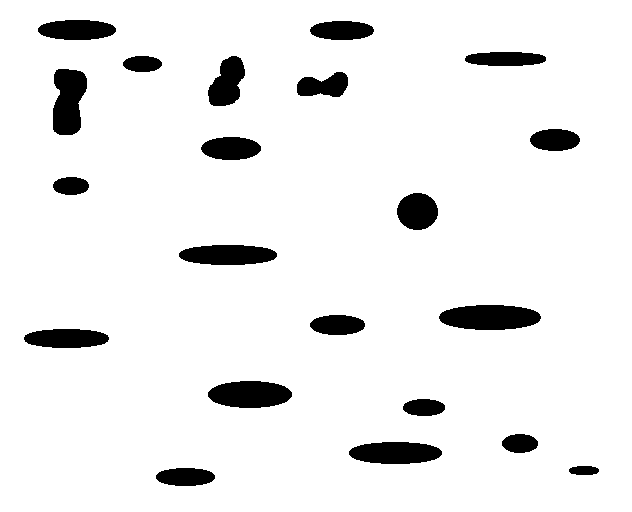
#> input picture Untitled.png, 632 x 512 px
$ python reprod.py
#> lines starting #> are read from the running program, lines starting #| are printed output that depends on the picture; after the words box and inside, x2 and y2 are one past the last pixel; in counts of white or black regions, pixels touching at a corner belong together
#> further down, img is the input picture: shape (512, 632, 3); 93% white; 21 black regions, largest, box (x1, y1, x2, y2) and area: (439, 305, 541, 330) 2053, (208, 381, 292, 408) 1802, (53, 69, 87, 135) 1764
#| <class 'numpy.ndarray'>
from init import *
def preprocess(img):
  # Pass the GRAY image to the function
  image = img.copy()

  # # To make image more suitable to detect contours(to increase or decrease seprartion between two objects)
  # image = cv2.erode(image, None, iterations=4)
  # image = cv2.dilate(image, None, iterations=1)

  # # Convert the image to grayscale and then to binary
  # gray = cv2.cvtColor(image, cv2.COLOR_BGR2GRAY)
  # blurred = cv2.GaussianBlur(gray, (7, 7), 0)
  # #Here, Adaptive thresholding is used to handle different lighting conditions
  binary = cv2.adaptiveThreshold(image,
                            255,
                            cv2.ADAPTIVE_THRESH_MEAN_C,
                            cv2.THRESH_BINARY,
                            31,
                            10)

  # #Invert the image for contour detection
  inverted_binary = ~binary
#> inverted_binary: shape (512, 632); 7% white; 21 white regions

  # inverted_binary = ~image
  # Find the contours and store them in a list
  contours, _ = cv2.findContours(inverted_binary,
    cv2.RETR_TREE,
    cv2.CHAIN_APPROX_SIMPLE)
#> contours = 22 contours, 1 with area under 20; largest, box (x1, y1, x2, y2) and area: (439, 305, 541, 330) 1947, (208, 381, 292, 408) 1714, (53, 69, 87, 135) 1678, (349, 442, 442, 464) 1556, (179, 245, 277, 265) 1499

  # Print the total number of contours that were detected
  print('Total number of contours detected: ' + str(len(contours)))
#| Total number of contours detected: 22

  # Predict bounding boxes around all contours and store the cropped sections of images in a list
  img_lis = []
  bbox_lis = []
  out = cv2.cvtColor(image, cv2.COLOR_GRAY2BGR)
  for c in contours:
    x, y, w, h = cv2.boundingRect(c)
      # To filter out tiny boxes(variable that can be changed)
    if (cv2.contourArea(c)) > 100:
      img_lis.append(img[y:(y+h),x:(x+w)])
      bbox_lis.append([x,y,w,h])

      cv2.rectangle(out, (x,y), (x+w,y+h), (255,0,0), 1)
#> this loop made 22 passes
#> (x, y, w, h) on passes 1 to 12: (156, 468, 59, 18), (569, 466, 30, 9), (349, 442, 93, 22), (502, 434, 36, 19), (403, 399, 42, 17), (208, 381, 84, 27), (24, 329, 85, 19), (310, 315, 55, 20), (439, 305, 102, 25), (179, 245, 98, 20), (397, 193, 41, 37), (415, 209, 5, 5)
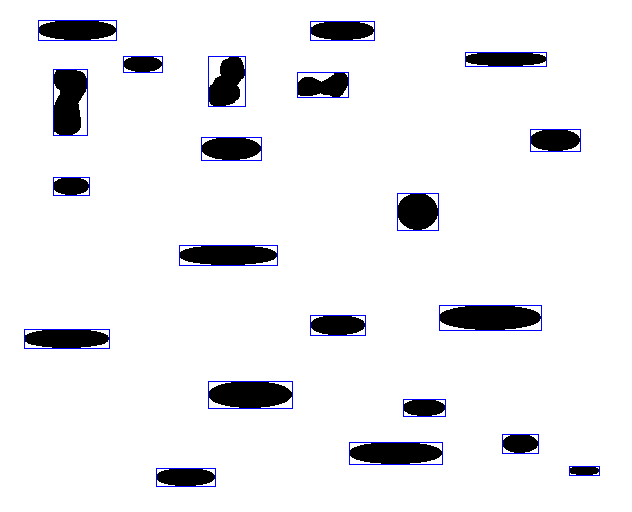
#> out: shape (512, 632, 3); 1.09% of pixels changed, all inside (x1, y1, x2, y2) = (24, 20, 600, 487)
#> after the loop, bbox_lis = 21 items, first 6: [156, 468, 59, 18], [569, 466, 30, 9], [349, 442, 93, 22], [502, 434, 36, 19], [403, 399, 42, 17], [208, 381, 84, 27]; img_lis = 21 items

  # result,b_values = get_aspect_ratio(img_lis)
  # final_img = post_process(img,bbox_lis,result)
  return out, img_lis

def get_aspect__ratio():
   pass

img = cv2.imread("Untitled.png")
gray = cv2.cvtColor(img, cv2.COLOR_BGR2GRAY)
print(type(gray))
cv2.imshow('Hello', gray)
cv2.waitKey(0)

img, img_lis = preprocess(gray)
#> img_lis = 21 items
cv2.imshow('Hello', img)
cv2.waitKey(0)


cv2.imshow('hello', img_lis[0])
cv2.waitKey(0)

$ run again, with TD-1.png copied over Untitled.png
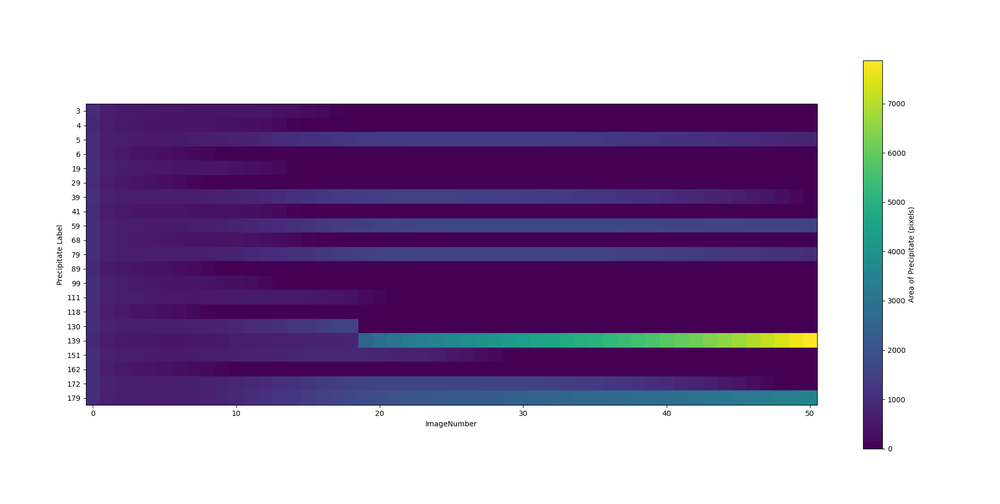
#> input picture TD-1.png, 1000 x 504 px, shrunk from 1920 x 967 before the run
#> img is the input picture: shape (504, 1000, 3); mean B, G, R 184.5, 152.3, 169.8
#| <class 'numpy.ndarray'>
#> in preprocess, `binary = cv2.adaptiveThreshold(image, 255, cv2.ADAPTIVE_THRESH_MEAN_C,..`:
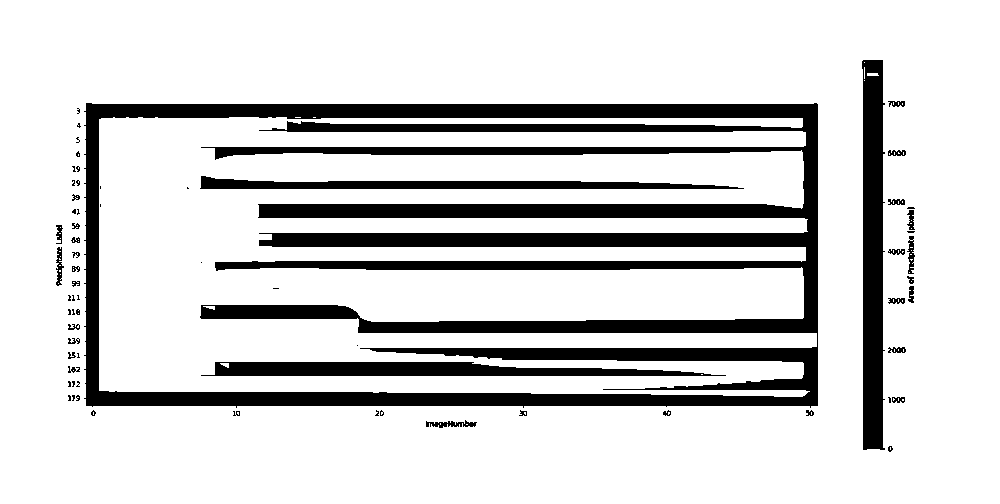
#> binary: shape (504, 1000); 82.7% white; 68 black regions (35 under 20 px), largest, box (x1, y1, x2, y2) and area: (84, 103, 818, 408) 68094, (862, 60, 885, 450) 7767, (201, 362, 726, 376) 5322
#> inverted_binary: shape (504, 1000); 17.3% white; 68 white regions (35 under 20 px)
#> contours = 158 contours, 127 with area under 20; largest, box (x1, y1, x2, y2) and area: (84, 103, 818, 408) 220066, (98, 116, 818, 398) 158069, (862, 60, 885, 450) 7398, (201, 362, 726, 376) 4820, (200, 176, 744, 189) 3406
#| Total number of contours detected: 158
#> the loop in preprocess, `for c in contours:` made 158 passes
#> (x, y, w, h) on passes 1 to 3: (888, 446, 5, 6), (889, 446, 3, 5), (426, 420, 51, 8)
#> after the loop in preprocess, `for c in contours:`:
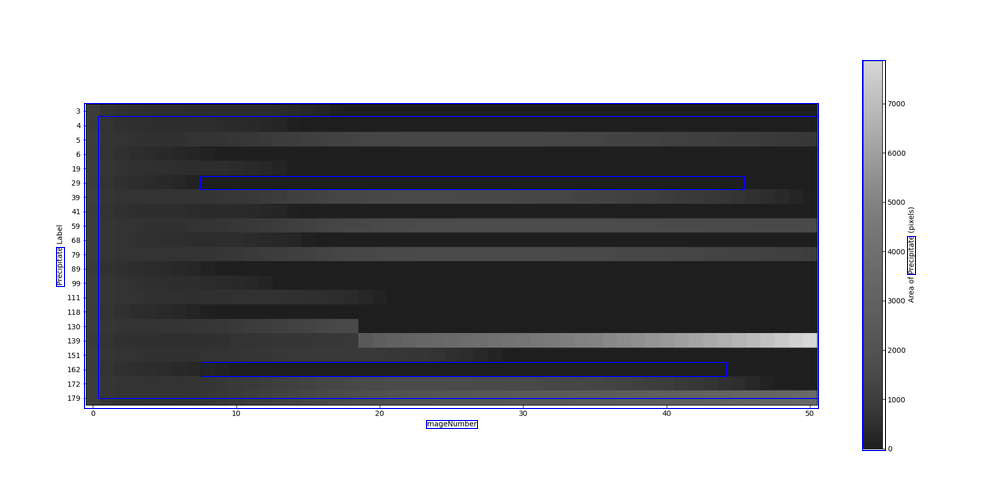
#> out: shape (504, 1000, 3); mean B, G, R 162.8, 159.2, 159.2
#> after the loop in preprocess, `for c in contours:`: bbox_lis = [[426, 420, 51, 8], [56, 247, 8, 39], [907, 236, 8, 38], [84, 103, 734, 305], [98, 116, 720, 282], [201, 362, 525, 14], [200, 176, 544, 13], [862, 60, 23, 390]]; img_lis = 8 items
